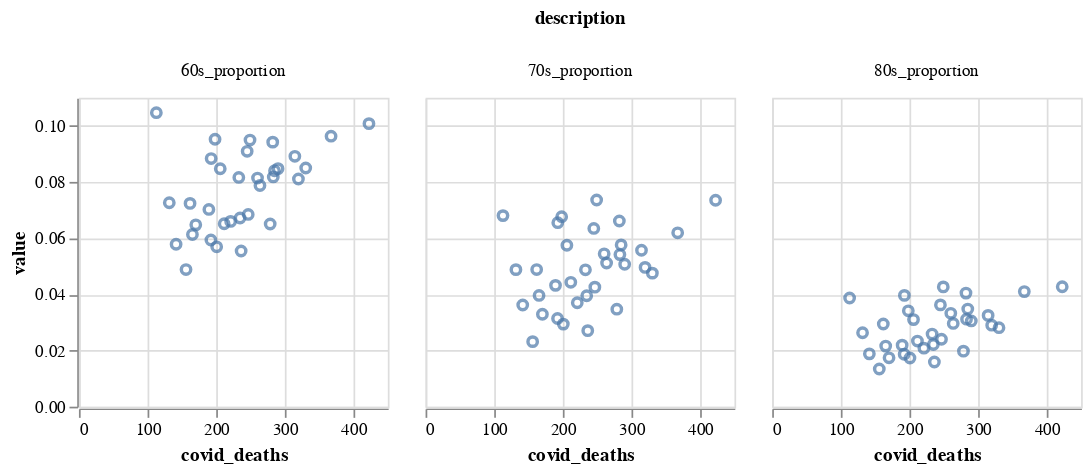

Notebook code cell kept with this figure:
### Code cell
alt.Chart(london_demographic).mark_point().encode(
    x='covid_deaths:Q',
    y='value:Q', 
    tooltip = ['name']
).properties(
    width=180,
    height=180
).facet(
    column='description:N'
).interactive()

### Figure 1 — Vega-Lite specification as saved in the notebook (floating-point values rounded to 4 significant figures)
{"config": {"view": {"continuousWidth": 400, "continuousHeight": 300}}, "data": {"name": "data-dbda3a0758097a0742933703c1b3dc44"}, "facet": {"column": {"type": "nominal", "field": "description"}}, "spec": {"mark": "point", "encoding": {"tooltip": [{"type": "nominal", "field": "name"}], "x": {"type": "quantitative", "field": "covid_deaths"}, "y": {"type": "quantitative", "field": "value"}}, "height": 180, "selection": {"selector002": {"type": "interval", "bind": "scales", "encodings": ["x", "y"]}}, "width": 180}, "$schema": "https://vega.github.io/schema/vega-lite/v4.8.1.json", "datasets": {"data-dbda3a0758097a0742933703c1b3dc44": [{"code": "E09000001", "name": "City of London", "covid_deaths": 112.8, "description": "60s_proportion", "value": 0.1047}, {"code": "E09000002", "name": "Barking and Dagenham", "covid_deaths": 278.6, "description": "60s_proportion", "value": 0.06508}, {"code": "E09000003", "name": "Barnet", "covid_deaths": 284.9, "description": "60s_proportion", "value": 0.08403}, {"code": "E09000004", "name": "Bexley", "covid_deaths": 282.3, "description": "60s_proportion", "value": 0.09422}, {"code": "E09000005", "name": "Brent", "covid_deaths": 330.4, "description": "60s_proportion", "value": 0.08501}, {"code": "E09000006", "name": "Bromley", "covid_deaths": 249.2, "description": "60s_proportion", "value": 0.09496}, {"code": "E09000007", "name": "Camden", "covid_deaths": 131.6, "description": "60s_proportion", "value": 0.07263}, {"code": "E09000008", "name": "Croydon", "covid_deaths": 314.6, "description": "60s_proportion", "value": 0.08916}, {"code": "E09000009", "name": "Ealing", "covid_deaths": 290.1, "description": "60s_proportion", "value": 0.08478}, {"code": "E09000010", "name": "Enfield", "covid_deaths": 283.1, "description": "60s_proportion", "value": 0.08183}, {"code": "E09000011", "name": "Greenwich", "covid_deaths": 189.3, "description": "60s_proportion", "value": 0.07025}, {"code": "E09000012", "name": "Hackney", "covid_deaths": 200.7, "description": "60s_proportion", "value": 0.05693}, {"code": "E09000013", "name": "Hammersmith and Fulham", "covid_deaths": 211.6, "description": "60s_proportion", "value": 0.06516}, {"code": "E09000014", "name": "Haringey", "covid_deaths": 234.8, "description": "60s_proportion", "value": 0.06719}, {"code": "E09000015", "name": "Harrow", "covid_deaths": 367.3, "description": "60s_proportion", "value": 0.09634}, {"code": "E09000016", "name": "Havering", "covid_deaths": 422.5, "description": "60s_proportion", "value": 0.1008}, {"code": "E09000017", "name": "Hillingdon", "covid_deaths": 260.2, "description": "60s_proportion", "value": 0.08143}, {"code": "E09000018", "name": "Hounslow", "covid_deaths": 232.9, "description": "60s_proportion", "value": 0.08164}, {"code": "E09000019", "name": "Islington", "covid_deaths": 141.6, "description": "60s_proportion", "value": 0.05786}, {"code": "E09000020", "name": "Kensington and Chelsea", "covid_deaths": 192.6, "description": "60s_proportion", "value": 0.08836}, {"code": "E09000021", "name": "Kingston upon Thames", "covid_deaths": 205.9, "description": "60s_proportion", "value": 0.08473}, {"code": "E09000022", "name": "Lambeth", "covid_deaths": 192.3, "description": "60s_proportion", "value": 0.05935}, {"code": "E09000023", "name": "Lewisham", "covid_deaths": 221.0, "description": "60s_proportion", "value": 0.06599}, {"code": "E09000024", "name": "Merton", "covid_deaths": 263.7, "description": "60s_proportion", "value": 0.07878}, {"code": "E09000025", "name": "Newham", "covid_deaths": 236.3, "description": "60s_proportion", "value": 0.05544}, {"code": "E09000026", "name": "Redbridge", "covid_deaths": 319.8, "description": "60s_proportion", "value": 0.08107}, {"code": "E09000027", "name": "Richmond upon Thames", "covid_deaths": 198.3, "description": "60s_proportion", "value": 0.09524}, {"code": "E09000028", "name": "Southwark", "covid_deaths": 170.2, "description": "60s_proportion", "value": 0.06476}, {"code": "E09000029", "name": "Sutton", "covid_deaths": 245.1, "description": "60s_proportion", "value": 0.09094}, {"code": "E09000030", "name": "Tower Hamlets", "covid_deaths": 156.0, "description": "60s_proportion", "value": 0.04884}, {"code": "E09000031", "name": "Waltham Forest", "covid_deaths": 246.6, "description": "60s_proportion", "value": 0.06847}, {"code": "E09000032", "name": "Wandsworth", "covid_deaths": 165.3, "description": "60s_proportion", "value": 0.06133}, {"code": "E09000033", "name": "Westminster", "covid_deaths": 161.9, "description": "60s_proportion", "value": 0.0724}, {"code": "E09000001", "name": "City of London", "covid_deaths": 112.8, "description": "70s_proportion", "value": 0.06805}, {"code": "E09000002", "name": "Barking and Dagenham", "covid_deaths": 278.6, "description": "70s_proportion", "value": 0.03472}, {"code": "E09000003", "name": "Barnet", "covid_deaths": 284.9, "description": "70s_proportion", "value": 0.05762}, {"code": "E09000004", "name": "Bexley", "covid_deaths": 282.3, "description": "70s_proportion", "value": 0.06612}, {"code": "E09000005", "name": "Brent", "covid_deaths": 330.4, "description": "70s_proportion", "value": 0.04756}, {"code": "E09000006", "name": "Bromley", "covid_deaths": 249.2, "description": "70s_proportion", "value": 0.0736}, {"code": "E09000007", "name": "Camden", "covid_deaths": 131.6, "description": "70s_proportion", "value": 0.04881}, {"code": "E09000008", "name": "Croydon", "covid_deaths": 314.6, "description": "70s_proportion", "value": 0.05572}, {"code": "E09000009", "name": "Ealing", "covid_deaths": 290.1, "description": "70s_proportion", "value": 0.05072}, {"code": "E09000010", "name": "Enfield", "covid_deaths": 283.1, "description": "70s_proportion", "value": 0.05416}, {"code": "E09000011", "name": "Greenwich", "covid_deaths": 189.3, "description": "70s_proportion", "value": 0.04321}, {"code": "E09000012", "name": "Hackney", "covid_deaths": 200.7, "description": "70s_proportion", "value": 0.02941}, {"code": "E09000013", "name": "Hammersmith and Fulham", "covid_deaths": 211.6, "description": "70s_proportion", "value": 0.0443}, {"code": "E09000014", "name": "Haringey", "covid_deaths": 234.8, "description": "70s_proportion", "value": 0.0395}, {"code": "E09000015", "name": "Harrow", "covid_deaths": 367.3, "description": "70s_proportion", "value": 0.06193}, {"code": "E09000016", "name": "Havering", "covid_deaths": 422.5, "description": "70s_proportion", "value": 0.07351}, {"code": "E09000017", "name": "Hillingdon", "covid_deaths": 260.2, "description": "70s_proportion", "value": 0.05443}, {"code": "E09000018", "name": "Hounslow", "covid_deaths": 232.9, "description": "70s_proportion", "value": 0.04875}, {"code": "E09000019", "name": "Islington", "covid_deaths": 141.6, "description": "70s_proportion", "value": 0.03623}, {"code": "E09000020", "name": "Kensington and Chelsea", "covid_deaths": 192.6, "description": "70s_proportion", "value": 0.06553}, {"code": "E09000021", "name": "Kingston upon Thames", "covid_deaths": 205.9, "description": "70s_proportion", "value": 0.0575}, {"code": "E09000022", "name": "Lambeth", "covid_deaths": 192.3, "description": "70s_proportion", "value": 0.03141}, {"code": "E09000023", "name": "Lewisham", "covid_deaths": 221.0, "description": "70s_proportion", "value": 0.03703}, {"code": "E09000024", "name": "Merton", "covid_deaths": 263.7, "description": "70s_proportion", "value": 0.05116}, {"code": "E09000025", "name": "Newham", "covid_deaths": 236.3, "description": "70s_proportion", "value": 0.02708}, {"code": "E09000026", "name": "Redbridge", "covid_deaths": 319.8, "description": "70s_proportion", "value": 0.04961}, {"code": "E09000027", "name": "Richmond upon Thames", "covid_deaths": 198.3, "description": "70s_proportion", "value": 0.06767}, {"code": "E09000028", "name": "Southwark", "covid_deaths": 170.2, "description": "70s_proportion", "value": 0.03293}, {"code": "E09000029", "name": "Sutton", "covid_deaths": 245.1, "description": "70s_proportion", "value": 0.06349}, {"code": "E09000030", "name": "Tower Hamlets", "covid_deaths": 156.0, "description": "70s_proportion", "value": 0.02317}, {"code": "E09000031", "name": "Waltham Forest", "covid_deaths": 246.6, "description": "70s_proportion", "value": 0.04257}, {"code": "E09000032", "name": "Wandsworth", "covid_deaths": 165.3, "description": "70s_proportion", "value": 0.03963}, {"code": "E09000033", "name": "Westminster", "covid_deaths": 161.9, "description": "70s_proportion", "value": 0.04884}, {"code": "E09000001", "name": "City of London", "covid_deaths": 112.8, "description": "80s_proportion", "value": 0.03872}, {"code": "E09000002", "name": "Barking and Dagenham", "covid_deaths": 278.6, "description": "80s_proportion", "value": 0.01978}, {"code": "E09000003", "name": "Barnet", "covid_deaths": 284.9, "description": "80s_proportion", "value": 0.03477}, {"code": "E09000004", "name": "Bexley", "covid_deaths": 282.3, "description": "80s_proportion", "value": 0.04046}, {"code": "E09000005", "name": "Brent", "covid_deaths": 330.4, "description": "80s_proportion", "value": 0.02814}, {"code": "E09000006", "name": "Bromley", "covid_deaths": 249.2, "description": "80s_proportion", "value": 0.04266}, {"code": "E09000007", "name": "Camden", "covid_deaths": 131.6, "description": "80s_proportion", "value": 0.02632}, {"code": "E09000008", "name": "Croydon", "covid_deaths": 314.6, "description": "80s_proportion", "value": 0.03251}, {"code": "E09000009", "name": "Ealing", "covid_deaths": 290.1, "description": "80s_proportion", "value": 0.03054}, {"code": "E09000010", "name": "Enfield", "covid_deaths": 283.1, "description": "80s_proportion", "value": 0.03116}, {"code": "E09000011", "name": "Greenwich", "covid_deaths": 189.3, "description": "80s_proportion", "value": 0.02192}, {"code": "E09000012", "name": "Hackney", "covid_deaths": 200.7, "description": "80s_proportion", "value": 0.01735}, {"code": "E09000013", "name": "Hammersmith and Fulham", "covid_deaths": 211.6, "description": "80s_proportion", "value": 0.02337}, {"code": "E09000014", "name": "Haringey", "covid_deaths": 234.8, "description": "80s_proportion", "value": 0.02215}, {"code": "E09000015", "name": "Harrow", "covid_deaths": 367.3, "description": "80s_proportion", "value": 0.04098}, {"code": "E09000016", "name": "Havering", "covid_deaths": 422.5, "description": "80s_proportion", "value": 0.04271}, {"code": "E09000017", "name": "Hillingdon", "covid_deaths": 260.2, "description": "80s_proportion", "value": 0.03326}, {"code": "E09000018", "name": "Hounslow", "covid_deaths": 232.9, "description": "80s_proportion", "value": 0.02585}, {"code": "E09000019", "name": "Islington", "covid_deaths": 141.6, "description": "80s_proportion", "value": 0.01882}, {"code": "E09000020", "name": "Kensington and Chelsea", "covid_deaths": 192.6, "description": "80s_proportion", "value": 0.03964}, {"code": "E09000021", "name": "Kingston upon Thames", "covid_deaths": 205.9, "description": "80s_proportion", "value": 0.03102}, {"code": "E09000022", "name": "Lambeth", "covid_deaths": 192.3, "description": "80s_proportion", "value": 0.01868}, {"code": "E09000023", "name": "Lewisham", "covid_deaths": 221.0, "description": "80s_proportion", "value": 0.02085}, {"code": "E09000024", "name": "Merton", "covid_deaths": 263.7, "description": "80s_proportion", "value": 0.02964}, {"code": "E09000025", "name": "Newham", "covid_deaths": 236.3, "description": "80s_proportion", "value": 0.0159}, {"code": "E09000026", "name": "Redbridge", "covid_deaths": 319.8, "description": "80s_proportion", "value": 0.02902}, {"code": "E09000027", "name": "Richmond upon Thames", "covid_deaths": 198.3, "description": "80s_proportion", "value": 0.03414}, {"code": "E09000028", "name": "Southwark", "covid_deaths": 170.2, "description": "80s_proportion", "value": 0.01741}, {"code": "E09000029", "name": "Sutton", "covid_deaths": 245.1, "description": "80s_proportion", "value": 0.03626}, {"code": "E09000030", "name": "Tower Hamlets", "covid_deaths": 156.0, "description": "80s_proportion", "value": 0.01341}, {"code": "E09000031", "name": "Waltham Forest", "covid_deaths": 246.6, "description": "80s_proportion", "value": 0.02403}, {"code": "E09000032", "name": "Wandsworth", "covid_deaths": 165.3, "description": "80s_proportion", "value": 0.02158}, {"code": "E09000033", "name": "Westminster", "covid_deaths": 161.9, "description": "80s_proportion", "value": 0.02944}]}}
